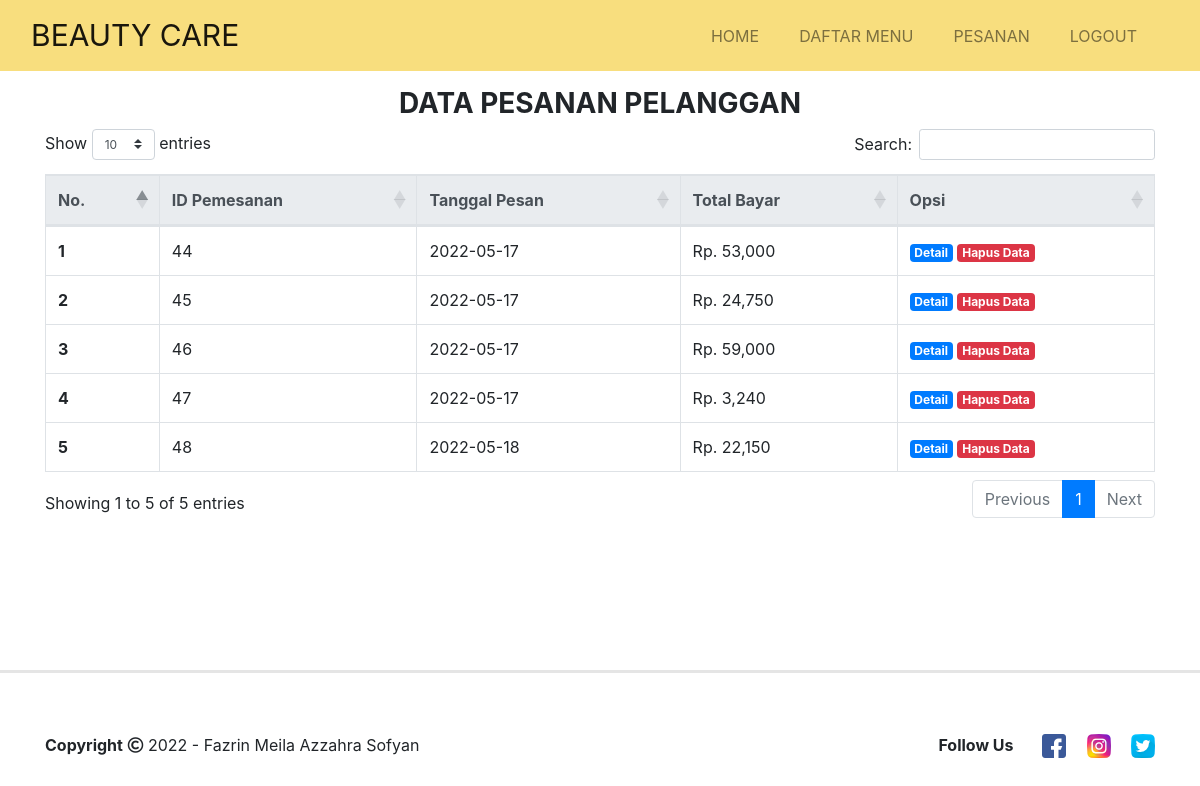
/pesanan.php (signed in), run on the app's committed database.
### tables this page shows
CREATE TABLE `pemesanan` (
  `id_pemesanan` int(50) NOT NULL,
  `tanggal_pemesanan` date NOT NULL,
  `total_belanja` int(50) NOT NULL
);

### pesanan.php (the view, shortened to what this page needs)
<?php
    include('koneksi.php');
      if(!isset($_SESSION['login_user'])) {
        header("location: login.php");
      }else{
?>
<!doctype html>
<html lang="en">
  <head>
    <link rel="stylesheet" href="https://stackpath.bootstrapcdn.com/bootstrap/4.5.0/css/bootstrap.min.css">
    <link rel="stylesheet" type="text/css" href="css/bootstrap.min.css">
    <link rel="stylesheet" type="text/css" href="index.css">
    <link rel="stylesheet" type="text/css" href="fontawesome/css/all.min.css">
    <link rel="stylesheet" type="text/css" href="https://cdnjs.cloudflare.com/ajax/libs/twitter-bootstrap/4.1.3/css/bootstrap.css">
    <link rel="stylesheet" type="text/css" href="https://cdn.datatables.net/1.10.21/css/dataTables.bootstrap4.min.css">
  </head>
  <body>
  <nav class="navbar navbar-expand-lg navbar-light sticky-top" style="background-color: #F8DE7E;">
        <div class="container-fluid md-2">
          <a class="navbar-brand" href="#">BEAUTY CARE</a>
          <div class="collapse navbar-collapse" id="navbarNav">
          <ul class="navbar-nav ml-auto">
            <li class="nav-item">
              <a class="nav-link mr-4" href="admin.php">HOME</a>
            </li>
            <li class="nav-item">
              <a class="nav-link mr-4" href="daftar_menu.php">DAFTAR MENU</a>
            </li>
            <li class="nav-item">
              <a class="nav-link mr-4" href="pesanan.php">PESANAN</a>
            </li>
            <li class="nav-item">
              <a class="nav-link mr-4" href="logout.php">LOGOUT</a>
            </li>
          </ul>
        </div>
      </nav>
    <div class="container">
      <div class="judul-pesanan mt-5">
        <h3 class="text-center font-weight-bold">DATA PESANAN PELANGGAN</h3>
      </div>
      <table class="table table-bordered" id="example">
        <thead class="thead-light">
          <tr>
            <th scope="col">No.</th>
            <th scope="col">ID Pemesanan</th>
            <th scope="col">Tanggal Pesan</th>
            <th scope="col">Total Bayar</th>
            <th scope="col">Opsi</th>
          </tr>
        </thead>
        <tbody>
          <?php $nomor=1; ?>
          <?php
            $ambil = mysqli_query($koneksi, 'SELECT * FROM pemesanan');
            $result = mysqli_fetch_all($ambil, MYSQLI_ASSOC);
          ?>
          <?php foreach($result as $result) : ?>
          <tr>
            <th scope="row"><?php echo $nomor; ?></th>
            <td><?php echo $result["id_pemesanan"]; ?></td>
            <td><?php echo $result["tanggal_pemesanan"]; ?></td>
            <td>Rp. <?php echo number_format($result["total_belanja"]); ?></td>
            <td>
              <a href="detail_pesanan.php?id=<?php echo $result['id_pemesanan'] ?>" class="badge badge-primary">Detail</a>
              <a href="clear_pesanan.php?id=<?php echo $result['id_pemesanan'] ?>" class="badge badge-danger">Hapus Data</a>
            </td>
          </tr>
          <?php $nomor++; ?>
          <?php endforeach; ?>
        </tbody>
      </table>
    </div>
      <hr class="footer">
      <div class="container">
        <div class="row footer-body">
          <div class="col-md-6">
          <div class="copyright">
            <strong>Copyright</strong> <i class="far fa-copyright"></i> 2022 -  Fazrin Meila Azzahra Sofyan</p>
          </div>
          </div>
          <div class="col-md-6 d-flex justify-content-end">
          <div class="icon-contact">
          <label class="font-weight-bold">Follow Us </label>
          <a href="#"><img src="images/icon/fb.png" class="mr-3 ml-4" data-toggle="tooltip" title="Facebook"></a>
          <a href="#"><img src="images/icon/ig.png" class="mr-3" data-toggle="tooltip" title="Instagram"></a>
          <a href="#"><img src="images/icon/twitter.png" class="" data-toggle="tooltip" title="Twitter"></a>
        </div>
          </div>
        </div>
      </div>
  </body>
</html>
<?php } ?>

### index.css (style rules this page uses)
html { scroll-behavior: smooth; }
body { font-family: sans-serif; font-size: 16px; }
.navbar { margin-top: -32px; }
.navbar .navbar-nav .nav-link { color: rgb(218, 129, 129); }
.navbar .navbar-brand { font-size: 30px; }
.footer { margin-top: 150px; border-width: 3px; }
.footer-body { margin-top: 60px; margin-bottom: 50px; }

### data on the page
pemesanan: id_pemesanan "44", tanggal_pemesanan "2022-05-17", total_belanja "53,000"
pemesanan: id_pemesanan "45", tanggal_pemesanan "2022-05-17", total_belanja "24,750"
pemesanan: id_pemesanan "46", tanggal_pemesanan "2022-05-17", total_belanja "59,000"
pemesanan: id_pemesanan "47", tanggal_pemesanan "2022-05-17", total_belanja "3,240"
pemesanan: id_pemesanan "48", tanggal_pemesanan "2022-05-18", total_belanja "22,150"
